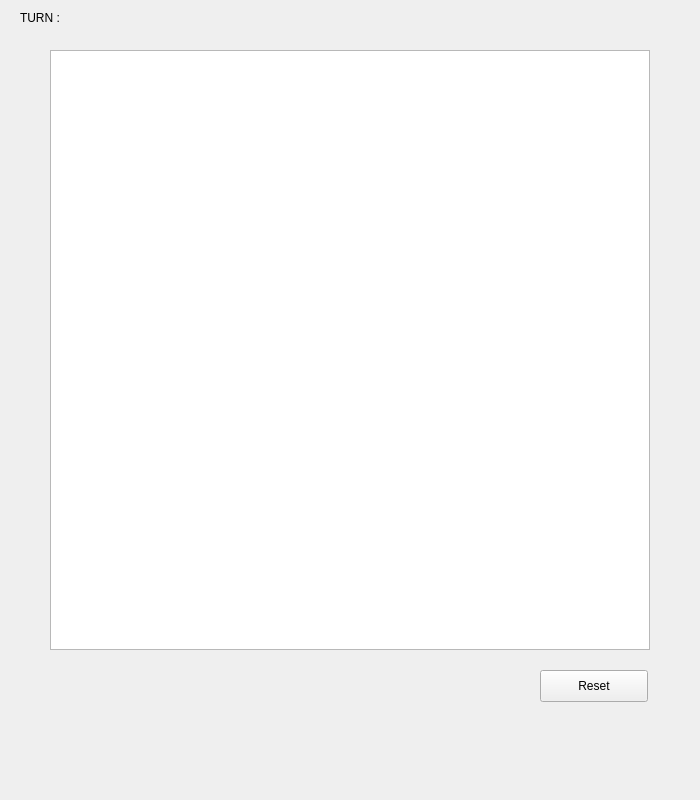
<?xml version="1.0" encoding="UTF-8"?>
<ui version="4.0">
 <class>MainWindow</class>
 <widget class="QMainWindow" name="MainWindow">
  <property name="geometry">
   <rect>
    <x>0</x>
    <y>0</y>
    <width>700</width>
    <height>800</height>
   </rect>
  </property>
  <property name="windowTitle">
   <string>MainWindow</string>
  </property>
  <widget class="QWidget" name="centralwidget">
   <widget class="QGraphicsView" name="gameGraphicsView">
    <property name="geometry">
     <rect>
      <x>50</x>
      <y>50</y>
      <width>600</width>
      <height>600</height>
     </rect>
    </property>
    <property name="verticalScrollBarPolicy">
     <enum>Qt::ScrollBarAlwaysOff</enum>
    </property>
    <property name="horizontalScrollBarPolicy">
     <enum>Qt::ScrollBarAlwaysOff</enum>
    </property>
   </widget>
   <widget class="QPushButton" name="resetButton">
    <property name="geometry">
     <rect>
      <x>540</x>
      <y>670</y>
      <width>108</width>
      <height>32</height>
     </rect>
    </property>
    <property name="text">
     <string>Reset</string>
    </property>
   </widget>
   <widget class="QLabel" name="turnLabel">
    <property name="geometry">
     <rect>
      <x>20</x>
      <y>10</y>
      <width>151</width>
      <height>16</height>
     </rect>
    </property>
    <property name="text">
     <string>TURN :</string>
    </property>
   </widget>
  </widget>
  <widget class="QMenuBar" name="menubar">
   <property name="geometry">
    <rect>
     <x>0</x>
     <y>0</y>
     <width>700</width>
     <height>24</height>
    </rect>
   </property>
  </widget>
 </widget>
 <resources/>
 <connections/>
</ui>
